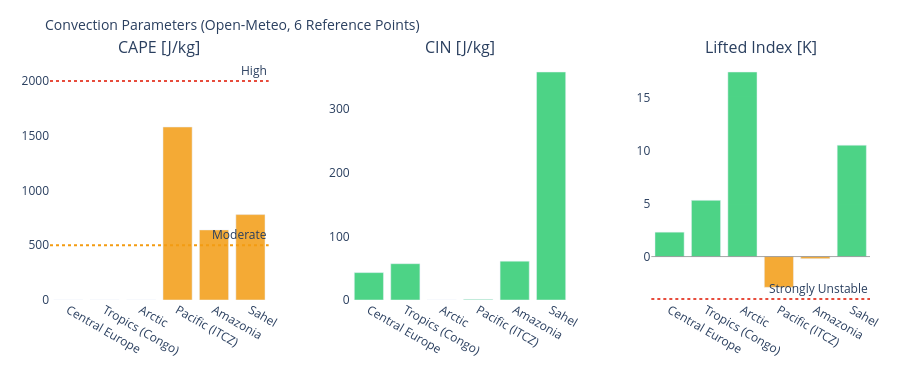

The notebook cell saved with this chart:
### Markdown cell above
---
## 3. Visualizations

### Code cell
# ============================================================
# CAPE / CIN / LIFTED INDEX – Convection potential
# ============================================================

if not df_atm.empty:
    fig = make_subplots(
        rows=1, cols=3,
        subplot_titles=['CAPE [J/kg]', 'CIN [J/kg]', 'Lifted Index [K]'],
        horizontal_spacing=0.1
    )
    pts = df_atm['point'].tolist()
    pt_colors = ['#E85D24','#185FA5','#888780','#378ADD','#639922','#F2A623']

    # CAPE – höher = mehr Gewitterpotential
    cape_vals = df_atm['cape'].fillna(0).tolist()
    cape_colors = ['#e74c3c' if v > 2000 else '#f39c12' if v > 500 else '#2ecc71'
                   for v in cape_vals]
    fig.add_trace(go.Bar(x=pts, y=cape_vals, marker_color=cape_colors,
                         opacity=0.85, showlegend=False), row=1, col=1)
    fig.add_hline(y=2000, line_dash='dot', line_color='#e74c3c',
                  annotation_text='High', row=1, col=1)
    fig.add_hline(y=500,  line_dash='dot', line_color='#f39c12',
                  annotation_text='Moderate', row=1, col=1)

    # CIN – negativer = stärker gedeckelt (weniger Auslöse)
    cin_vals = df_atm['cin'].fillna(0).tolist()
    cin_colors = ['#e74c3c' if v < -200 else '#f39c12' if v < -50 else '#2ecc71'
                  for v in cin_vals]
    fig.add_trace(go.Bar(x=pts, y=cin_vals, marker_color=cin_colors,
                         opacity=0.85, showlegend=False), row=1, col=2)

    # Lifted Index – negativ = instabil
    li_vals = df_atm['li'].fillna(0).tolist()
    li_colors = ['#e74c3c' if v < -4 else '#f39c12' if v < 0 else '#2ecc71'
                 for v in li_vals]
    fig.add_trace(go.Bar(x=pts, y=li_vals, marker_color=li_colors,
                         opacity=0.85, showlegend=False), row=1, col=3)
    fig.add_hline(y=0, line_color='gray', line_width=0.7, row=1, col=3)
    fig.add_hline(y=-4, line_dash='dot', line_color='#e74c3c',
                  annotation_text='Strongly Unstable', row=1, col=3)

    fig.update_layout(
        title=dict(text='Convection Parameters (Open-Meteo, 6 Reference Points)', font=dict(size=14)),
        height=380, plot_bgcolor='rgba(0,0,0,0)', paper_bgcolor='rgba(0,0,0,0)',
        margin=dict(l=50, r=30, t=60, b=80)
    )
    fig.update_xaxes(tickangle=30)
    fig.show()

### Figure 1 — Plotly figure (JSON) as saved in the notebook; plotly's stock layout.template omitted (floating-point values rounded to 4 significant figures)
{"data": [{"marker": {"color": ["#2ecc71", "#2ecc71", "#2ecc71", "#f39c12", "#f39c12", "#f39c12"]}, "opacity": 0.85, "showlegend": false, "type": "bar", "x": ["Central Europe", "Tropics (Congo)", "Arctic", "Pacific (ITCZ)", "Amazonia", "Sahel"], "xaxis": "x", "y": [0.0, 0.0, 0.0, 1580.0, 640.0, 780.0], "yaxis": "y"}, {"marker": {"color": ["#2ecc71", "#2ecc71", "#2ecc71", "#2ecc71", "#2ecc71", "#2ecc71"]}, "opacity": 0.85, "showlegend": false, "type": "bar", "x": ["Central Europe", "Tropics (Congo)", "Arctic", "Pacific (ITCZ)", "Amazonia", "Sahel"], "xaxis": "x2", "y": [43.0, 57.0, 0.0, 1.0, 61.0, 358.0], "yaxis": "y2"}, {"marker": {"color": ["#2ecc71", "#2ecc71", "#2ecc71", "#f39c12", "#f39c12", "#2ecc71"]}, "opacity": 0.85, "showlegend": false, "type": "bar", "x": ["Central Europe", "Tropics (Congo)", "Arctic", "Pacific (ITCZ)", "Amazonia", "Sahel"], "xaxis": "x3", "y": [2.3, 5.3, 17.4, -2.9, -0.2, 10.5], "yaxis": "y3"}], "layout": {"annotations": [{"font": {"size": 16}, "showarrow": false, "text": "CAPE [J/kg]", "x": 0.1333, "xanchor": "center", "xref": "paper", "y": 1.0, "yanchor": "bottom", "yref": "paper"}, {"font": {"size": 16}, "showarrow": false, "text": "CIN [J/kg]", "x": 0.5, "xanchor": "center", "xref": "paper", "y": 1.0, "yanchor": "bottom", "yref": "paper"}, {"font": {"size": 16}, "showarrow": false, "text": "Lifted Index [K]", "x": 0.8667, "xanchor": "center", "xref": "paper", "y": 1.0, "yanchor": "bottom", "yref": "paper"}, {"showarrow": false, "text": "High", "x": 1, "xanchor": "right", "xref": "x domain", "y": 2000, "yanchor": "bottom", "yref": "y"}, {"showarrow": false, "text": "Moderate", "x": 1, "xanchor": "right", "xref": "x domain", "y": 500, "yanchor": "bottom", "yref": "y"}, {"showarrow": false, "text": "Strongly Unstable", "x": 1, "xanchor": "right", "xref": "x3 domain", "y": -4, "yanchor": "bottom", "yref": "y3"}], "height": 380, "margin": {"b": 80, "l": 50, "r": 30, "t": 60}, "paper_bgcolor": "rgba(0,0,0,0)", "plot_bgcolor": "rgba(0,0,0,0)", "shapes": [{"line": {"color": "#e74c3c", "dash": "dot"}, "type": "line", "x0": 0, "x1": 1, "xref": "x domain", "y0": 2000, "y1": 2000, "yref": "y"}, {"line": {"color": "#f39c12", "dash": "dot"}, "type": "line", "x0": 0, "x1": 1, "xref": "x domain", "y0": 500, "y1": 500, "yref": "y"}, {"line": {"color": "gray", "width": 0.7}, "type": "line", "x0": 0, "x1": 1, "xref": "x3 domain", "y0": 0, "y1": 0, "yref": "y3"}, {"line": {"color": "#e74c3c", "dash": "dot"}, "type": "line", "x0": 0, "x1": 1, "xref": "x3 domain", "y0": -4, "y1": -4, "yref": "y3"}], "title": {"font": {"size": 14}, "text": "Convection Parameters (Open-Meteo, 6 Reference Points)"}, "xaxis": {"anchor": "y", "domain": [0.0, 0.2667], "tickangle": 30}, "xaxis2": {"anchor": "y2", "domain": [0.3667, 0.6333], "tickangle": 30}, "xaxis3": {"anchor": "y3", "domain": [0.7333, 1.0], "tickangle": 30}, "yaxis": {"anchor": "x", "domain": [0.0, 1.0]}, "yaxis2": {"anchor": "x2", "domain": [0.0, 1.0]}, "yaxis3": {"anchor": "x3", "domain": [0.0, 1.0]}}}
